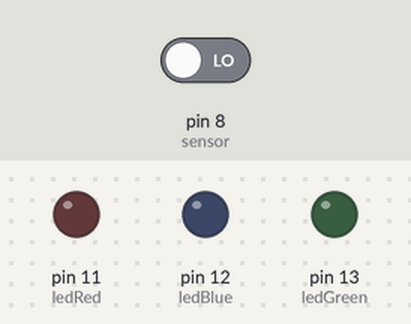
Simulated run of this sketch. Board: Arduino Uno, built with avr-gcc and run on an emulated ATmega328P. On the bench: output pins drawn as LEDs (lit = HIGH). Dashed ring = blinking. The inputs (shaded band) are chosen by the test bench; at power-on: pin 8 (sensor) LOW. What the sketch prints to the serial monitor is not drawn.

Above: at 1.3 s.
1.4 s: pin 8 (sensor) driven HIGH
At 1.62 s:
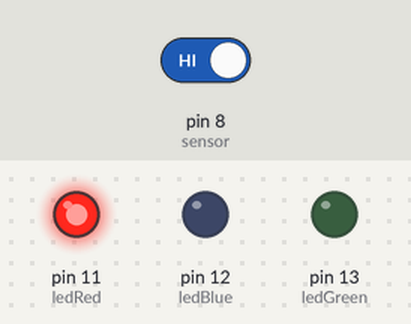
At 2.12 s:
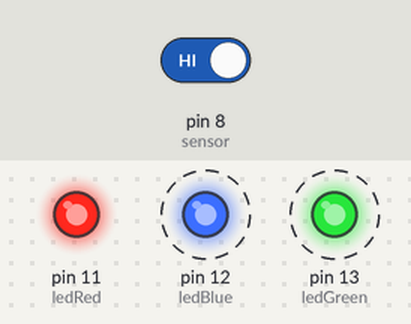
4.4 s: pin 8 (sensor) driven LOW
At 5.0 s:
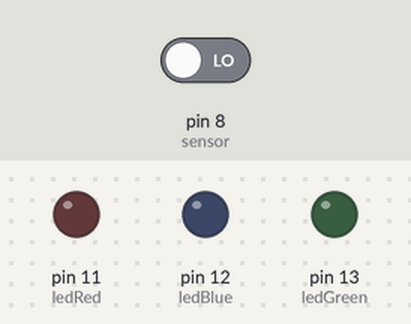
Timing chart, 0 to 7.4 s (numbered marks = the images above; inputs shaded):
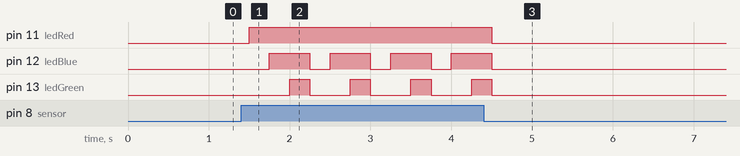

The sketch:

touch_sensor.ino
```cpp
int sensor = 8;
int sensorValue = 0;
int ledGreen = 13;
int ledBlue = 12;
int ledRed = 11;
int count = 0;


void setup() {
  // put your setup code here, to run once:
  Serial.begin(9600);
  pinMode(sensor, INPUT);
  pinMode(ledGreen, OUTPUT);
  pinMode(ledBlue, OUTPUT);
  pinMode(ledRed, OUTPUT);
  Serial.println("Started...");

}

void loop() {
  // put your main code here, to run repeatedly:
  sensorValue = digitalRead(sensor);
  //Serial.println(sensorValue);
  //Serial.println(count);
  digitalWrite(ledRed, LOW);
  digitalWrite(ledBlue, LOW);
  digitalWrite(ledGreen, LOW);

  if (sensorValue == 1) {
    count++;

    if (count % 3 == 1) {
      digitalWrite(ledRed, HIGH);


    } else if (count % 3 == 2) {
      digitalWrite(ledRed, HIGH);
      digitalWrite(ledBlue, HIGH);
    } else if (count % 3 == 0) {
      digitalWrite(ledRed, HIGH);
      digitalWrite(ledBlue, HIGH);
      digitalWrite(ledGreen, HIGH);


    }


  }
  delay(250);

}
```

Measured:
- after the input at 1.4 s, pin 11 (ledRed): LOW → HIGH after 0.10 s; pin 12 (ledBlue): alternates HIGH for 0.50 s and LOW for 0.25 s, starting after 0.35 s; pin 13 (ledGreen): alternates HIGH for 0.25 s and LOW for 0.50 s, starting after 0.60 s
- after the input at 4.4 s, pin 11 (ledRed): HIGH → LOW after 0.10 s; pin 12 (ledBlue), pin 13 (ledGreen): goes on until 4.5 s, then stays LOW
